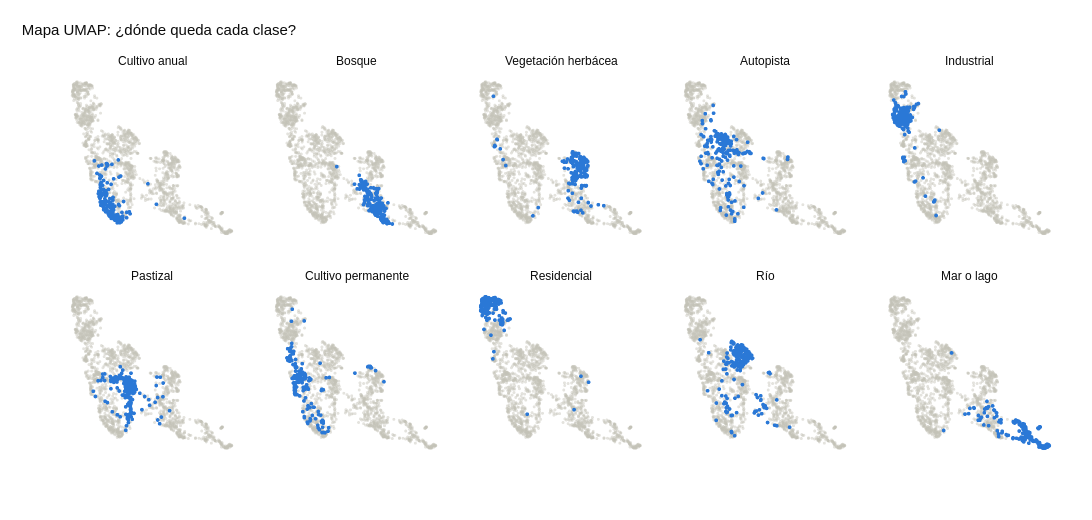

The notebook cell this image was saved under:
### Markdown cell above
Ahora veamos **todas** las clases con UMAP, una por panel (lo que en visualización se llama *small multiples*):

### Code cell
# Un panel por clase: la clase en azul y el resto del dataset en gris
fig = make_subplots(rows=2, cols=5, subplot_titles=[ES[c] for c in CLASES],
                    shared_xaxes=True, shared_yaxes=True, horizontal_spacing=0.02, vertical_spacing=0.1)
for k, clase in enumerate(CLASES):
    fila, col = k // 5 + 1, k % 5 + 1
    m = (df["clase"] == clase).to_numpy()
    fig.add_trace(go.Scattergl(x=X_umap[~m, 0], y=X_umap[~m, 1], mode="markers", showlegend=False,
                               marker=dict(size=3, color=GRIS, opacity=0.45), hoverinfo="skip"), row=fila, col=col)
    fig.add_trace(go.Scattergl(x=X_umap[m, 0], y=X_umap[m, 1], mode="markers", showlegend=False,
                               marker=dict(size=4, color=AZUL),
                               customdata=df.loc[m, ["clase_es", "archivo"]].to_numpy(), hovertemplate=HOVER_PUNTO),
                  row=fila, col=col)
fig.update_xaxes(showticklabels=False, showgrid=False, ticks="")
fig.update_yaxes(showticklabels=False, showgrid=False, ticks="")
fig.update_annotations(font=dict(size=12, color="#0b0b0b"))  # títulos de cada panel
fig.update_layout(title="Mapa UMAP: ¿dónde queda cada clase?", width=1100, height=520)
fig.show()

### Figure 1 — Plotly figure (JSON) as saved in the notebook; plotly's stock layout.template omitted (floating-point values rounded to 4 significant figures; data arrays with more than 128 entries replaced by an {"elided": "..."} marker saying what was removed)
{"data": [{"hoverinfo": "skip", "marker": {"color": "#c3c2b7", "opacity": 0.45, "size": 3}, "mode": "markers", "showlegend": false, "type": "scattergl", "x": {"elided": "1800 float values"}, "xaxis": "x", "y": {"elided": "1800 float values"}, "yaxis": "y"}, {"customdata": {"elided": "200x2 str values"}, "hovertemplate": "<b>%{customdata[0]}</b><br>%{customdata[1]}<extra></extra>", "marker": {"color": "#2a78d6", "size": 4}, "mode": "markers", "showlegend": false, "type": "scattergl", "x": {"elided": "200 float values"}, "xaxis": "x", "y": {"elided": "200 float values"}, "yaxis": "y"}, {"hoverinfo": "skip", "marker": {"color": "#c3c2b7", "opacity": 0.45, "size": 3}, "mode": "markers", "showlegend": false, "type": "scattergl", "x": {"elided": "1800 float values"}, "xaxis": "x2", "y": {"elided": "1800 float values"}, "yaxis": "y2"}, {"customdata": {"elided": "200x2 str values"}, "hovertemplate": "<b>%{customdata[0]}</b><br>%{customdata[1]}<extra></extra>", "marker": {"color": "#2a78d6", "size": 4}, "mode": "markers", "showlegend": false, "type": "scattergl", "x": {"elided": "200 float values"}, "xaxis": "x2", "y": {"elided": "200 float values"}, "yaxis": "y2"}, {"hoverinfo": "skip", "marker": {"color": "#c3c2b7", "opacity": 0.45, "size": 3}, "mode": "markers", "showlegend": false, "type": "scattergl", "x": {"elided": "1800 float values"}, "xaxis": "x3", "y": {"elided": "1800 float values"}, "yaxis": "y3"}, {"customdata": {"elided": "200x2 str values"}, "hovertemplate": "<b>%{customdata[0]}</b><br>%{customdata[1]}<extra></extra>", "marker": {"color": "#2a78d6", "size": 4}, "mode": "markers", "showlegend": false, "type": "scattergl", "x": {"elided": "200 float values"}, "xaxis": "x3", "y": {"elided": "200 float values"}, "yaxis": "y3"}, {"hoverinfo": "skip", "marker": {"color": "#c3c2b7", "opacity": 0.45, "size": 3}, "mode": "markers", "showlegend": false, "type": "scattergl", "x": {"elided": "1800 float values"}, "xaxis": "x4", "y": {"elided": "1800 float values"}, "yaxis": "y4"}, {"customdata": {"elided": "200x2 str values"}, "hovertemplate": "<b>%{customdata[0]}</b><br>%{customdata[1]}<extra></extra>", "marker": {"color": "#2a78d6", "size": 4}, "mode": "markers", "showlegend": false, "type": "scattergl", "x": {"elided": "200 float values"}, "xaxis": "x4", "y": {"elided": "200 float values"}, "yaxis": "y4"}, {"hoverinfo": "skip", "marker": {"color": "#c3c2b7", "opacity": 0.45, "size": 3}, "mode": "markers", "showlegend": false, "type": "scattergl", "x": {"elided": "1800 float values"}, "xaxis": "x5", "y": {"elided": "1800 float values"}, "yaxis": "y5"}, {"customdata": {"elided": "200x2 str values"}, "hovertemplate": "<b>%{customdata[0]}</b><br>%{customdata[1]}<extra></extra>", "marker": {"color": "#2a78d6", "size": 4}, "mode": "markers", "showlegend": false, "type": "scattergl", "x": {"elided": "200 float values"}, "xaxis": "x5", "y": {"elided": "200 float values"}, "yaxis": "y5"}, {"hoverinfo": "skip", "marker": {"color": "#c3c2b7", "opacity": 0.45, "size": 3}, "mode": "markers", "showlegend": false, "type": "scattergl", "x": {"elided": "1800 float values"}, "xaxis": "x6", "y": {"elided": "1800 float values"}, "yaxis": "y6"}, {"customdata": {"elided": "200x2 str values"}, "hovertemplate": "<b>%{customdata[0]}</b><br>%{customdata[1]}<extra></extra>", "marker": {"color": "#2a78d6", "size": 4}, "mode": "markers", "showlegend": false, "type": "scattergl", "x": {"elided": "200 float values"}, "xaxis": "x6", "y": {"elided": "200 float values"}, "yaxis": "y6"}, {"hoverinfo": "skip", "marker": {"color": "#c3c2b7", "opacity": 0.45, "size": 3}, "mode": "markers", "showlegend": false, "type": "scattergl", "x": {"elided": "1800 float values"}, "xaxis": "x7", "y": {"elided": "1800 float values"}, "yaxis": "y7"}, {"customdata": {"elided": "200x2 str values"}, "hovertemplate": "<b>%{customdata[0]}</b><br>%{customdata[1]}<extra></extra>", "marker": {"color": "#2a78d6", "size": 4}, "mode": "markers", "showlegend": false, "type": "scattergl", "x": {"elided": "200 float values"}, "xaxis": "x7", "y": {"elided": "200 float values"}, "yaxis": "y7"}, {"hoverinfo": "skip", "marker": {"color": "#c3c2b7", "opacity": 0.45, "size": 3}, "mode": "markers", "showlegend": false, "type": "scattergl", "x": {"elided": "1800 float values"}, "xaxis": "x8", "y": {"elided": "1800 float values"}, "yaxis": "y8"}, {"customdata": {"elided": "200x2 str values"}, "hovertemplate": "<b>%{customdata[0]}</b><br>%{customdata[1]}<extra></extra>", "marker": {"color": "#2a78d6", "size": 4}, "mode": "markers", "showlegend": false, "type": "scattergl", "x": {"elided": "200 float values"}, "xaxis": "x8", "y": {"elided": "200 float values"}, "yaxis": "y8"}, {"hoverinfo": "skip", "marker": {"color": "#c3c2b7", "opacity": 0.45, "size": 3}, "mode": "markers", "showlegend": false, "type": "scattergl", "x": {"elided": "1800 float values"}, "xaxis": "x9", "y": {"elided": "1800 float values"}, "yaxis": "y9"}, {"customdata": {"elided": "200x2 str values"}, "hovertemplate": "<b>%{customdata[0]}</b><br>%{customdata[1]}<extra></extra>", "marker": {"color": "#2a78d6", "size": 4}, "mode": "markers", "showlegend": false, "type": "scattergl", "x": {"elided": "200 float values"}, "xaxis": "x9", "y": {"elided": "200 float values"}, "yaxis": "y9"}, {"hoverinfo": "skip", "marker": {"color": "#c3c2b7", "opacity": 0.45, "size": 3}, "mode": "markers", "showlegend": false, "type": "scattergl", "x": {"elided": "1800 float values"}, "xaxis": "x10", "y": {"elided": "1800 float values"}, "yaxis": "y10"}, {"customdata": {"elided": "200x2 str values"}, "hovertemplate": "<b>%{customdata[0]}</b><br>%{customdata[1]}<extra></extra>", "marker": {"color": "#2a78d6", "size": 4}, "mode": "markers", "showlegend": false, "type": "scattergl", "x": {"elided": "200 float values"}, "xaxis": "x10", "y": {"elided": "200 float values"}, "yaxis": "y10"}], "layout": {"annotations": [{"font": {"color": "#0b0b0b", "size": 12}, "showarrow": false, "text": "Cultivo anual", "x": 0.092, "xanchor": "center", "xref": "paper", "y": 1.0, "yanchor": "bottom", "yref": "paper"}, {"font": {"color": "#0b0b0b", "size": 12}, "showarrow": false, "text": "Bosque", "x": 0.296, "xanchor": "center", "xref": "paper", "y": 1.0, "yanchor": "bottom", "yref": "paper"}, {"font": {"color": "#0b0b0b", "size": 12}, "showarrow": false, "text": "Vegetación herbácea", "x": 0.5, "xanchor": "center", "xref": "paper", "y": 1.0, "yanchor": "bottom", "yref": "paper"}, {"font": {"color": "#0b0b0b", "size": 12}, "showarrow": false, "text": "Autopista", "x": 0.704, "xanchor": "center", "xref": "paper", "y": 1.0, "yanchor": "bottom", "yref": "paper"}, {"font": {"color": "#0b0b0b", "size": 12}, "showarrow": false, "text": "Industrial", "x": 0.908, "xanchor": "center", "xref": "paper", "y": 1.0, "yanchor": "bottom", "yref": "paper"}, {"font": {"color": "#0b0b0b", "size": 12}, "showarrow": false, "text": "Pastizal", "x": 0.092, "xanchor": "center", "xref": "paper", "y": 0.45, "yanchor": "bottom", "yref": "paper"}, {"font": {"color": "#0b0b0b", "size": 12}, "showarrow": false, "text": "Cultivo permanente", "x": 0.296, "xanchor": "center", "xref": "paper", "y": 0.45, "yanchor": "bottom", "yref": "paper"}, {"font": {"color": "#0b0b0b", "size": 12}, "showarrow": false, "text": "Residencial", "x": 0.5, "xanchor": "center", "xref": "paper", "y": 0.45, "yanchor": "bottom", "yref": "paper"}, {"font": {"color": "#0b0b0b", "size": 12}, "showarrow": false, "text": "Río", "x": 0.704, "xanchor": "center", "xref": "paper", "y": 0.45, "yanchor": "bottom", "yref": "paper"}, {"font": {"color": "#0b0b0b", "size": 12}, "showarrow": false, "text": "Mar o lago", "x": 0.908, "xanchor": "center", "xref": "paper", "y": 0.45, "yanchor": "bottom", "yref": "paper"}], "height": 520, "title": {"text": "Mapa UMAP: ¿dónde queda cada clase?"}, "width": 1100, "xaxis": {"anchor": "y", "domain": [0.0, 0.184], "matches": "x6", "showgrid": false, "showticklabels": false, "ticks": ""}, "xaxis10": {"anchor": "y10", "domain": [0.816, 1.0], "showgrid": false, "showticklabels": false, "ticks": ""}, "xaxis2": {"anchor": "y2", "domain": [0.204, 0.388], "matches": "x7", "showgrid": false, "showticklabels": false, "ticks": ""}, "xaxis3": {"anchor": "y3", "domain": [0.408, 0.592], "matches": "x8", "showgrid": false, "showticklabels": false, "ticks": ""}, "xaxis4": {"anchor": "y4", "domain": [0.612, 0.796], "matches": "x9", "showgrid": false, "showticklabels": false, "ticks": ""}, "xaxis5": {"anchor": "y5", "domain": [0.816, 1.0], "matches": "x10", "showgrid": false, "showticklabels": false, "ticks": ""}, "xaxis6": {"anchor": "y6", "domain": [0.0, 0.184], "showgrid": false, "showticklabels": false, "ticks": ""}, "xaxis7": {"anchor": "y7", "domain": [0.204, 0.388], "showgrid": false, "showticklabels": false, "ticks": ""}, "xaxis8": {"anchor": "y8", "domain": [0.408, 0.592], "showgrid": false, "showticklabels": false, "ticks": ""}, "xaxis9": {"anchor": "y9", "domain": [0.612, 0.796], "showgrid": false, "showticklabels": false, "ticks": ""}, "yaxis": {"anchor": "x", "domain": [0.55, 1.0], "showgrid": false, "showticklabels": false, "ticks": ""}, "yaxis10": {"anchor": "x10", "domain": [0.0, 0.45], "matches": "y6", "showgrid": false, "showticklabels": false, "ticks": ""}, "yaxis2": {"anchor": "x2", "domain": [0.55, 1.0], "matches": "y", "showgrid": false, "showticklabels": false, "ticks": ""}, "yaxis3": {"anchor": "x3", "domain": [0.55, 1.0], "matches": "y", "showgrid": false, "showticklabels": false, "ticks": ""}, "yaxis4": {"anchor": "x4", "domain": [0.55, 1.0], "matches": "y", "showgrid": false, "showticklabels": false, "ticks": ""}, "yaxis5": {"anchor": "x5", "domain": [0.55, 1.0], "matches": "y", "showgrid": false, "showticklabels": false, "ticks": ""}, "yaxis6": {"anchor": "x6", "domain": [0.0, 0.45], "showgrid": false, "showticklabels": false, "ticks": ""}, "yaxis7": {"anchor": "x7", "domain": [0.0, 0.45], "matches": "y6", "showgrid": false, "showticklabels": false, "ticks": ""}, "yaxis8": {"anchor": "x8", "domain": [0.0, 0.45], "matches": "y6", "showgrid": false, "showticklabels": false, "ticks": ""}, "yaxis9": {"anchor": "x9", "domain": [0.0, 0.45], "matches": "y6", "showgrid": false, "showticklabels": false, "ticks": ""}}}
